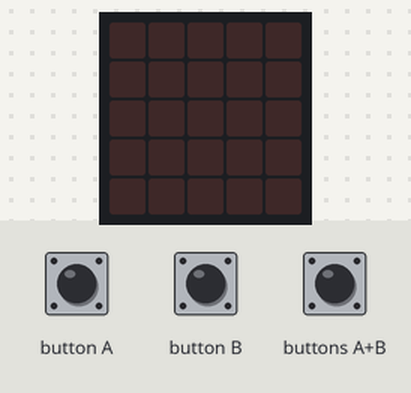
This program was run on a simulated BBC micro:bit (MakeCode). Parts: the board's 5×5 LED display. The inputs (shaded band) are chosen by the test bench.

Above: at 1.2 s.
1.3 s: button A pressed for 0.15 s
At 2.1 s:
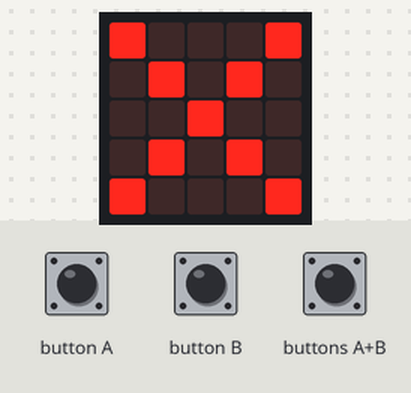
3.8 s: button B pressed for 0.15 s
At 4.6 s:
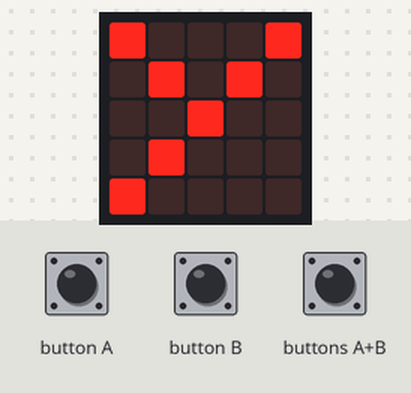
6.3 s: buttons A+B pressed for 0.15 s
At 7.1 s:
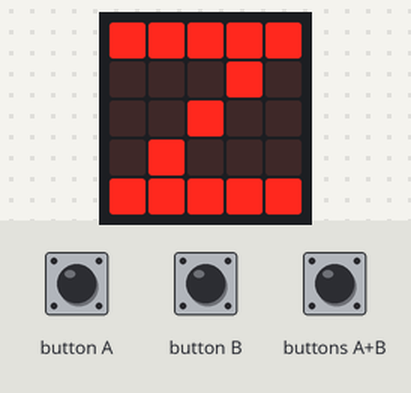
8.8 s: buttons A+B pressed for 1 s
Timing chart, 0 to 11.8 s (numbered marks = the images above; inputs shaded):
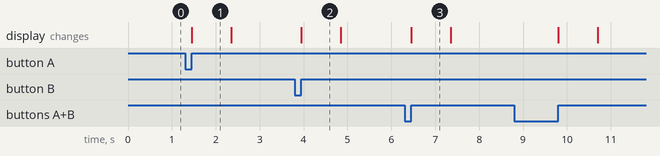

The program:

microbit-02-FIGURAS-CON-PULSADOR-PYTHON.py
```python
#PRACTICA 02

def on_button_pressed_a():

    basic.show_leds("""
    # . . . #
    . # . # .
    . . # . .
    . # . # .
    # . . . #
    """)

    basic.pause(500)
    basic.clear_screen()

input.on_button_pressed(Button.A, on_button_pressed_a)

def on_button_pressed_b():

        basic.show_leds("""
        # . . . #
        . # . # .
        . . # . .
        . # . . .
        # . . . .
        """)

        basic.pause(500)
        basic.clear_screen()

input.on_button_pressed(Button.B, on_button_pressed_b)

def on_button_pressed_ab():

        basic.show_leds("""
        # # # # #
        . . . # .
        . . # . .
        . # . . .
        # # # # #
        """)

        basic.pause(500)
        basic.clear_screen()

input.on_button_pressed(Button.AB, on_button_pressed_ab)
```

Measured:
- after the input at 1.3 s, the display: changes after 0.15 s (image 1)
- after the input at 3.8 s, the display: changes after 0.15 s (image 2)
- after the input at 6.3 s, the display: changes after 0.15 s (image 3)
- what the display in image 1 shows lasts 0.9 s, from 1.5 s to 2.4 s
